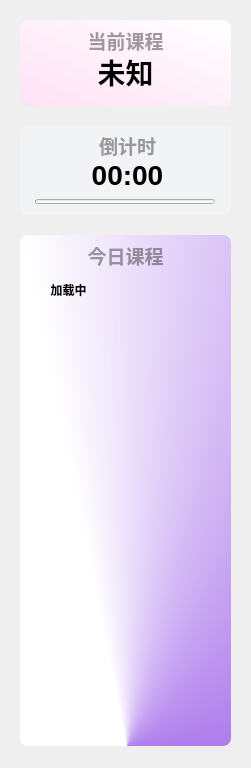
<?xml version="1.0" encoding="UTF-8"?>
<ui version="4.0">
 <class>From</class>
 <widget class="QWidget" name="From">
  <property name="geometry">
   <rect>
    <x>0</x>
    <y>0</y>
    <width>251</width>
    <height>768</height>
   </rect>
  </property>
  <property name="windowTitle">
   <string>Form</string>
  </property>
  <widget class="TitleLabel" name="lingyun_class">
   <property name="geometry">
    <rect>
     <x>20</x>
     <y>53</y>
     <width>211</width>
     <height>38</height>
    </rect>
   </property>
   <property name="font">
    <font>
     <family>Microsoft YaHei UI</family>
     <pointsize>21</pointsize>
     <weight>75</weight>
     <bold>true</bold>
    </font>
   </property>
   <property name="layoutDirection">
    <enum>Qt::LeftToRight</enum>
   </property>
   <property name="autoFillBackground">
    <bool>false</bool>
   </property>
   <property name="text">
    <string>未知</string>
   </property>
   <property name="alignment">
    <set>Qt::AlignCenter</set>
   </property>
  </widget>
  <widget class="SmoothScrollArea" name="sd_scroll">
   <property name="geometry">
    <rect>
     <x>30</x>
     <y>270</y>
     <width>191</width>
     <height>461</height>
    </rect>
   </property>
   <property name="styleSheet">
    <string notr="true">background: transparent; border: none</string>
   </property>
   <property name="widgetResizable">
    <bool>true</bool>
   </property>
   <widget class="QWidget" name="scrollAreaWidgetContents">
    <property name="geometry">
     <rect>
      <x>0</x>
      <y>0</y>
      <width>191</width>
      <height>461</height>
     </rect>
    </property>
    <layout class="QVBoxLayout" name="verticalLayout_9">
     <item>
      <layout class="QGridLayout" name="gridLayout">
       <property name="sizeConstraint">
        <enum>QLayout::SetNoConstraint</enum>
       </property>
       <property name="leftMargin">
        <number>2</number>
       </property>
       <property name="topMargin">
        <number>2</number>
       </property>
       <property name="rightMargin">
        <number>2</number>
       </property>
       <property name="bottomMargin">
        <number>2</number>
       </property>
       <property name="spacing">
        <number>2</number>
       </property>
       <item row="0" column="0">
        <widget class="StrongBodyLabel" name="class_ORD">
         <property name="maximumSize">
          <size>
           <width>70</width>
           <height>16777215</height>
          </size>
         </property>
         <property name="text">
          <string>&lt;html&gt;&lt;head/&gt;&lt;body&gt;&lt;p&gt;&lt;span style=&quot; font-weight:600;&quot;&gt;加载中&lt;/span&gt;&lt;/p&gt;&lt;/body&gt;&lt;/html&gt;</string>
         </property>
         <property name="alignment">
          <set>Qt::AlignHCenter|Qt::AlignTop</set>
         </property>
        </widget>
       </item>
       <item row="0" column="1">
        <widget class="VerticalSeparator" name="VerticalSeparator"/>
       </item>
       <item row="0" column="2">
        <widget class="StrongBodyLabel" name="class_widget">
         <property name="text">
          <string>&lt;html&gt;&lt;head/&gt;&lt;body&gt;&lt;p&gt;&lt;br/&gt;&lt;/p&gt;&lt;/body&gt;&lt;/html&gt;</string>
         </property>
         <property name="alignment">
          <set>Qt::AlignHCenter|Qt::AlignTop</set>
         </property>
        </widget>
       </item>
      </layout>
     </item>
    </layout>
   </widget>
  </widget>
  <widget class="QLabel" name="lingyun_background">
   <property name="geometry">
    <rect>
     <x>20</x>
     <y>20</y>
     <width>211</width>
     <height>86</height>
    </rect>
   </property>
   <property name="styleSheet">
    <string notr="true">background-color: qlineargradient(spread:pad, x1:0, y1:1, x2:1, y2:0, stop:0 rgba(255, 225, 245, 255), stop:1 rgba(255, 255, 255, 255));

border-radius: 8px</string>
   </property>
   <property name="text">
    <string/>
   </property>
   <property name="scaledContents">
    <bool>false</bool>
   </property>
  </widget>
  <widget class="QLabel" name="lingyun_Title">
   <property name="geometry">
    <rect>
     <x>20</x>
     <y>25</y>
     <width>211</width>
     <height>31</height>
    </rect>
   </property>
   <property name="font">
    <font>
     <family>Microsoft YaHei UI</family>
     <pointsize>14</pointsize>
     <weight>75</weight>
     <bold>true</bold>
    </font>
   </property>
   <property name="styleSheet">
    <string notr="true">color: rgba(0, 0, 0, 95);
font-weight: bold;</string>
   </property>
   <property name="text">
    <string>当前课程</string>
   </property>
   <property name="textFormat">
    <enum>Qt::PlainText</enum>
   </property>
   <property name="alignment">
    <set>Qt::AlignCenter</set>
   </property>
  </widget>
  <widget class="TitleLabel" name="lingyun_down">
   <property name="geometry">
    <rect>
     <x>22</x>
     <y>156</y>
     <width>211</width>
     <height>38</height>
    </rect>
   </property>
   <property name="font">
    <font>
     <family>Microsoft YaHei UI</family>
     <pointsize>21</pointsize>
     <weight>75</weight>
     <bold>true</bold>
    </font>
   </property>
   <property name="text">
    <string>00:00</string>
   </property>
   <property name="alignment">
    <set>Qt::AlignCenter</set>
   </property>
  </widget>
  <widget class="ProgressBar" name="lingyun_Bar">
   <property name="geometry">
    <rect>
     <x>35</x>
     <y>199</y>
     <width>180</width>
     <height>5</height>
    </rect>
   </property>
   <property name="minimumSize">
    <size>
     <width>0</width>
     <height>5</height>
    </size>
   </property>
   <property name="maximumSize">
    <size>
     <width>16777215</width>
     <height>6</height>
    </size>
   </property>
   <property name="styleSheet">
    <string notr="true"/>
   </property>
   <property name="orientation">
    <enum>Qt::Horizontal</enum>
   </property>
   <property name="useAni">
    <bool>true</bool>
   </property>
   <property name="val">
    <double>0.000000000000000</double>
   </property>
  </widget>
  <widget class="QLabel" name="todayclass_background">
   <property name="geometry">
    <rect>
     <x>20</x>
     <y>235</y>
     <width>211</width>
     <height>511</height>
    </rect>
   </property>
   <property name="styleSheet">
    <string notr="true">background-color: qconicalgradient(cx:0.506, cy:1, angle:202.5, stop:0.255682 rgba(129, 52, 225, 255), stop:0.761364 rgba(255, 255, 255, 255));
border-radius: 8px</string>
   </property>
   <property name="text">
    <string/>
   </property>
  </widget>
  <widget class="QLabel" name="todayclass_Title">
   <property name="geometry">
    <rect>
     <x>20</x>
     <y>240</y>
     <width>211</width>
     <height>31</height>
    </rect>
   </property>
   <property name="font">
    <font>
     <family>Microsoft YaHei UI</family>
     <pointsize>14</pointsize>
     <weight>75</weight>
     <bold>true</bold>
    </font>
   </property>
   <property name="styleSheet">
    <string notr="true">color: rgba(0, 0, 0, 95);
font-weight: bold;</string>
   </property>
   <property name="text">
    <string>今日课程</string>
   </property>
   <property name="textFormat">
    <enum>Qt::PlainText</enum>
   </property>
   <property name="alignment">
    <set>Qt::AlignCenter</set>
   </property>
  </widget>
  <widget class="QLabel" name="lingyun_background_2">
   <property name="geometry">
    <rect>
     <x>20</x>
     <y>125</y>
     <width>211</width>
     <height>90</height>
    </rect>
   </property>
   <property name="styleSheet">
    <string notr="true">background-color: rgba(242, 243, 245, 255);
border-radius: 8px</string>
   </property>
   <property name="text">
    <string/>
   </property>
  </widget>
  <widget class="QLabel" name="lingyun_Title_2">
   <property name="geometry">
    <rect>
     <x>22</x>
     <y>130</y>
     <width>211</width>
     <height>31</height>
    </rect>
   </property>
   <property name="font">
    <font>
     <family>Microsoft YaHei UI</family>
     <pointsize>14</pointsize>
     <weight>75</weight>
     <bold>true</bold>
    </font>
   </property>
   <property name="styleSheet">
    <string notr="true">color: rgba(0, 0, 0, 95);
font-weight: bold;</string>
   </property>
   <property name="text">
    <string>倒计时</string>
   </property>
   <property name="textFormat">
    <enum>Qt::PlainText</enum>
   </property>
   <property name="alignment">
    <set>Qt::AlignCenter</set>
   </property>
  </widget>
  <widget class="QLabel" name="duty_Title">
   <property name="geometry">
    <rect>
     <x>20</x>
     <y>660</y>
     <width>211</width>
     <height>31</height>
    </rect>
   </property>
   <property name="font">
    <font>
     <family>Microsoft YaHei UI</family>
     <pointsize>14</pointsize>
     <weight>75</weight>
     <bold>true</bold>
    </font>
   </property>
   <property name="styleSheet">
    <string notr="true">color: rgba(0, 0, 0, 95);
font-weight: bold;</string>
   </property>
   <property name="text">
    <string>今日值日生</string>
   </property>
   <property name="textFormat">
    <enum>Qt::PlainText</enum>
   </property>
   <property name="alignment">
    <set>Qt::AlignCenter</set>
   </property>
  </widget>
  <widget class="QLabel" name="duty_background">
   <property name="geometry">
    <rect>
     <x>20</x>
     <y>660</y>
     <width>211</width>
     <height>81</height>
    </rect>
   </property>
   <property name="styleSheet">
    <string notr="true">background-color: qconicalgradient(cx:0.506, cy:1, angle:202.5, stop:0.255682 rgba(129, 52, 225, 255), stop:0.761364 rgba(255, 255, 255, 255));
border-radius: 8px</string>
   </property>
   <property name="text">
    <string/>
   </property>
  </widget>
  <widget class="SmoothScrollArea" name="sd_scroll_2">
   <property name="geometry">
    <rect>
     <x>20</x>
     <y>690</y>
     <width>211</width>
     <height>41</height>
    </rect>
   </property>
   <property name="styleSheet">
    <string notr="true">background: transparent; border: none</string>
   </property>
   <property name="widgetResizable">
    <bool>true</bool>
   </property>
   <widget class="QWidget" name="scrollAreaWidgetContents_2">
    <property name="geometry">
     <rect>
      <x>0</x>
      <y>0</y>
      <width>211</width>
      <height>60</height>
     </rect>
    </property>
    <layout class="QVBoxLayout" name="verticalLayout_10">
     <item>
      <layout class="QGridLayout" name="gridLayout_2">
       <property name="sizeConstraint">
        <enum>QLayout::SetNoConstraint</enum>
       </property>
       <property name="leftMargin">
        <number>2</number>
       </property>
       <property name="topMargin">
        <number>2</number>
       </property>
       <property name="rightMargin">
        <number>2</number>
       </property>
       <property name="bottomMargin">
        <number>2</number>
       </property>
       <property name="spacing">
        <number>2</number>
       </property>
       <item row="0" column="0">
        <widget class="StrongBodyLabel" name="duty_project_widget">
         <property name="maximumSize">
          <size>
           <width>85</width>
           <height>16777215</height>
          </size>
         </property>
         <property name="text">
          <string>&lt;html&gt;&lt;head/&gt;&lt;body&gt;&lt;p&gt;&lt;span style=&quot; font-weight:600;&quot;&gt;加载中&lt;/span&gt;&lt;/p&gt;&lt;/body&gt;&lt;/html&gt;</string>
         </property>
         <property name="alignment">
          <set>Qt::AlignHCenter|Qt::AlignTop</set>
         </property>
        </widget>
       </item>
       <item row="0" column="1">
        <widget class="VerticalSeparator" name="VerticalSeparator_2"/>
       </item>
       <item row="0" column="2">
        <widget class="StrongBodyLabel" name="duty_name_widget">
         <property name="text">
          <string>&lt;html&gt;&lt;head/&gt;&lt;body&gt;&lt;p&gt;&lt;br/&gt;&lt;/p&gt;&lt;/body&gt;&lt;/html&gt;</string>
         </property>
         <property name="alignment">
          <set>Qt::AlignHCenter|Qt::AlignTop</set>
         </property>
        </widget>
       </item>
      </layout>
     </item>
    </layout>
   </widget>
  </widget>
  <zorder>sd_scroll_2</zorder>
  <zorder>duty_background</zorder>
  <zorder>duty_Title</zorder>
  <zorder>lingyun_background</zorder>
  <zorder>lingyun_Title</zorder>
  <zorder>lingyun_class</zorder>
  <zorder>todayclass_background</zorder>
  <zorder>sd_scroll</zorder>
  <zorder>todayclass_Title</zorder>
  <zorder>lingyun_background_2</zorder>
  <zorder>lingyun_down</zorder>
  <zorder>lingyun_Title_2</zorder>
  <zorder>lingyun_Bar</zorder>
 </widget>
 <customwidgets>
  <customwidget>
   <class>VerticalSeparator</class>
   <extends>QWidget</extends>
   <header>qfluentwidgets</header>
  </customwidget>
  <customwidget>
   <class>SmoothScrollArea</class>
   <extends>QScrollArea</extends>
   <header>qfluentwidgets</header>
   <container>1</container>
  </customwidget>
  <customwidget>
   <class>StrongBodyLabel</class>
   <extends>QLabel</extends>
   <header>qfluentwidgets</header>
  </customwidget>
  <customwidget>
   <class>TitleLabel</class>
   <extends>QLabel</extends>
   <header>qfluentwidgets</header>
  </customwidget>
  <customwidget>
   <class>ProgressBar</class>
   <extends>QProgressBar</extends>
   <header>qfluentwidgets</header>
  </customwidget>
 </customwidgets>
 <resources/>
 <connections/>
</ui>
